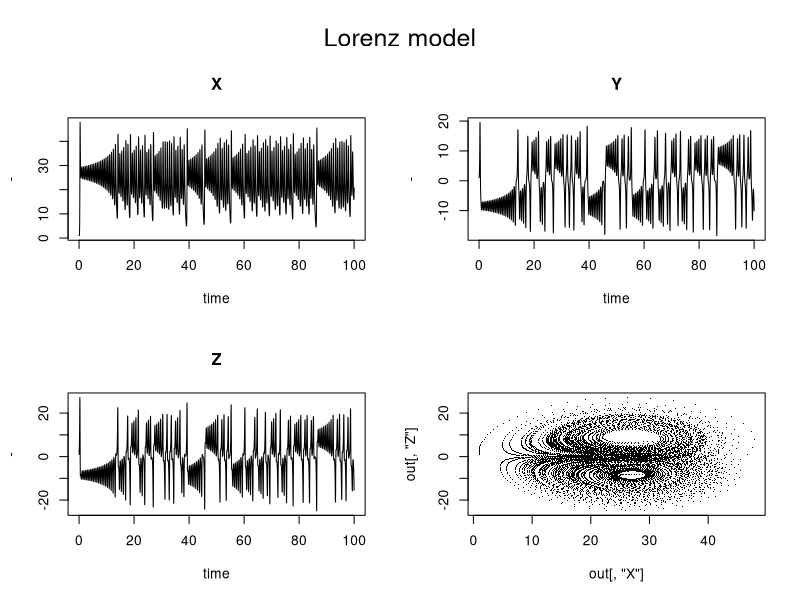

The R script that drew this image:
# Package deSolve: Solving Initial Value Differential Equations in R
# Implementation of an IVP ODE in R can be separated in two parts: the model specification and the model application. Model specification consists of:
         # Defining model parameters and their values,
         # Defining model state variables and their initial conditions,
         # Implementing the model equations that calculate the rate of change (e.g. dX/dt) of the state variables.
# The model application consists of:
         # Specification of the time at which model output is wanted,
         # Integration of the model equations (uses R-functions from deSolve),
         # Plotting of model results.
# 1.1. Model specification
         # Model parameters

# There are three model parameters: a, b, and c that are defined first. Parameters are stored as a vector with assigned names and values:
parameters <- c(a = -8/3,
                b = -10,
                c = 28)

# State variables
# The three state variables are also created as a vector, and their initial values given:
state <- c(X = 1,
           Y = 1,
           Z = 1)

# Model equations
# The model equations are specified in a function (Lorenz) that calculates the rate of change of the state variables.
# The code is most readable if we can address the parameters and state variables by their names.As both parameters and state variables are ‘vectors’, they are converted into a list. 
# The statement with(as.list(c(state, parameters)), ...) then makes available the names of this list.

# The main part of the model calculates the rate of change of the state variables. 
# At the end of the function, these rates of change are returned, packed as a list. Note that it is necessary to return the rate of change in the same ordering as the specification of the state variables. 
# This is very important. In this case, as state variables are specified X first, then Y and Z, the rates of changes are returned as dX, dY, dZ.
Lorenz<-function(t, state, parameters) {
  with(as.list(c(state, parameters)),{
     # rate of change
     dX <- a*X + Y*Z
     dY <- b * (Y-Z)
     dZ <- -X*Y + c*Y - Z
     # return the rate of change
     list(c(dX, dY, dZ))
  }) # end with(as.list ...
}

# 1.2. Model application
# Time specification
# We run the model for 100 days, and give output at 0.01 daily intervals. R’s function seq() creates the time sequence:
times <- seq(0, 100, by = 0.01)

# Model integration
# The model is solved using deSolve function ode, which is the default integration routine.
# Function ode takes as input, a.o. the state variable vector (y), the times at which output is required (times), the model function that returns the rate of change (func) and the parameter
# vector (parms)
# Function ode returns an object of class deSolve with a matrix that contains the values of the state variables (columns) at the requested output times.

library(deSolve)
out <- ode(y = state, times = times, func = Lorenz, parms = parameters)
head(out)

# Plotting results
# Finally, the model output is plotted. We use the plot method designed for objects of class deSolve, which will neatly arrange the figures in two rows and two columns; before plotting,
# the size of the outer upper margin (the third margin) is increased (oma), such as to allow writing a figure heading (mtext). First all model variables are plotted versus time, and
# finally Z versus X:

par(oma = c(0, 0, 3, 0))
plot(out, xlab = "time", ylab = "-")
plot(out[, "X"], out[, "Z"], pch = ".")
mtext(outer = TRUE, side = 3, "Lorenz model", cex = 1.5)
